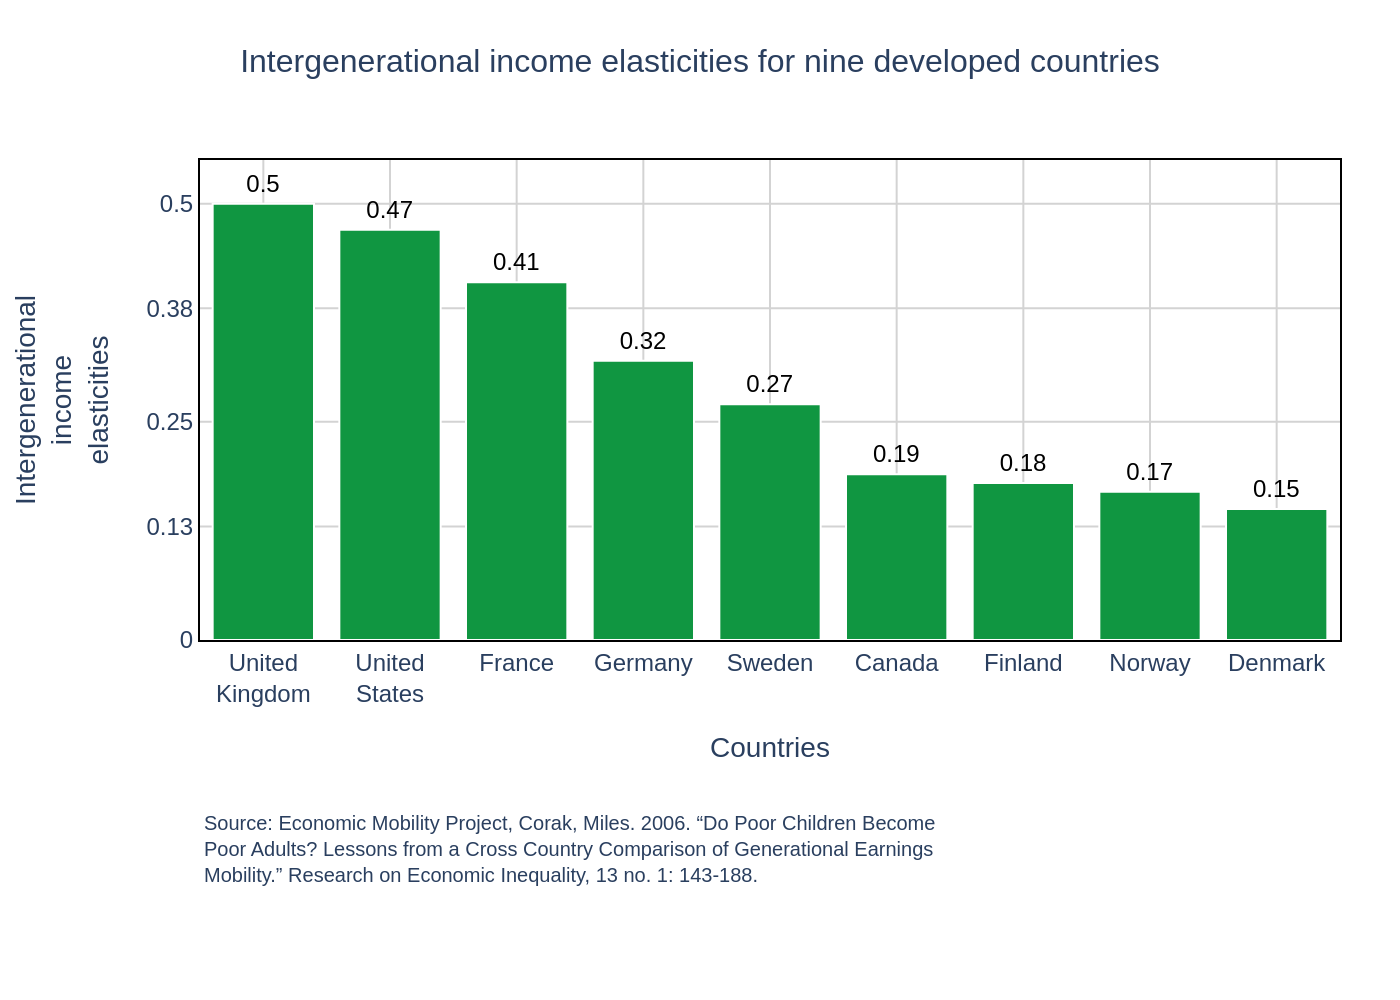

The script that drew this image:
import sys
import json
import plotly.graph_objects as go
import os

def main():
    # Check for command-line argument
    if len(sys.argv) != 2:
        print(f"Usage: python {os.path.basename(__file__)} <json_file_path>")
        sys.exit(1)

    json_path = sys.argv[1]

    # Ensure the JSON file exists
    if not os.path.exists(json_path):
        print(f"Error: JSON file not found at '{json_path}'")
        sys.exit(1)

    # Derive output filename from JSON path
    base_name = os.path.splitext(os.path.basename(json_path))[0]
    output_filename = f"{base_name}.png"

    # Read and parse the JSON file
    with open(json_path, 'r', encoding='utf-8') as f:
        data = json.load(f)

    # Extract data from the JSON structure
    chart_data = data['chart_data']
    texts = data['texts']
    colors = data['colors']
    y_axis_ticks = data['y_axis_ticks']

    # Prepare data for Plotly
    x_values = [item['x'] for item in chart_data]
    y_values = [item['y'] for item in chart_data]
    
    # Use general number formatting for text to handle integers and floats cleanly
    text_labels = [f'{y:.2g}' for y in y_values]

    # Create the figure
    fig = go.Figure()

    # Add the bar trace
    fig.add_trace(go.Bar(
        x=x_values,
        y=y_values,
        marker_color=colors[0],
        marker_line=dict(color='white', width=1),
        text=text_labels,
        textposition='outside',
        textfont=dict(family='Arial', size=12, color='black'),
        cliponaxis=False # Prevent text from being clipped at the top
    ))

    # Update layout
    fig.update_layout(
        title=dict(
            text=texts['title'],
            x=0.5,
            y=0.95,
            xanchor='center',
            yanchor='top',
            font=dict(family='Arial', size=16)
        ),
        xaxis=dict(
            title=texts['x_axis_title'],
            showline=True,
            linewidth=1,
            linecolor='black',
            mirror=True,
            showgrid=True,
            gridcolor='#D3D3D3'
        ),
        yaxis=dict(
            title=texts['y_axis_title'],
            showline=True,
            linewidth=1,
            linecolor='black',
            mirror=True,
            tickvals=y_axis_ticks,
            ticktext=[f'{t:.2g}' for t in y_axis_ticks],
            range=[0, max(y_axis_ticks) * 1.1],
            showgrid=True,
            gridcolor='#D3D3D3'
        ),
        font=dict(
            family="Arial",
            size=12
        ),
        plot_bgcolor='white',
        showlegend=False,
        margin=dict(l=90, r=30, t=80, b=180) # Increased bottom margin for long source
    )

    # Add source annotation at the bottom
    fig.add_annotation(
        text=texts['source'],
        align='left',
        showarrow=False,
        xref='paper', yref='paper',
        x=0, y=-0.35, # Adjust y position to fit below x-axis title
        xanchor='left', yanchor='top',
        font=dict(family='Arial', size=10)
    )

    # Write the image file
    fig.write_image(output_filename, scale=2)
    print(f"Chart saved to {output_filename}")

if __name__ == "__main__":
    main()
